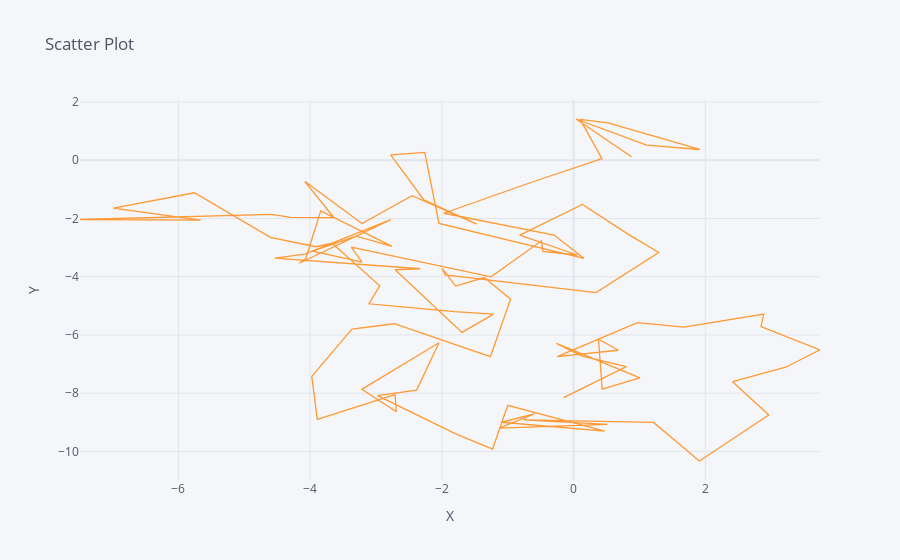

Notebook source saved alongside this figure:
### Code cell
df.iplot(x = 'A', y = 'B',  size = 25, title='Scatter Plot', xTitle='X', yTitle='Y')
